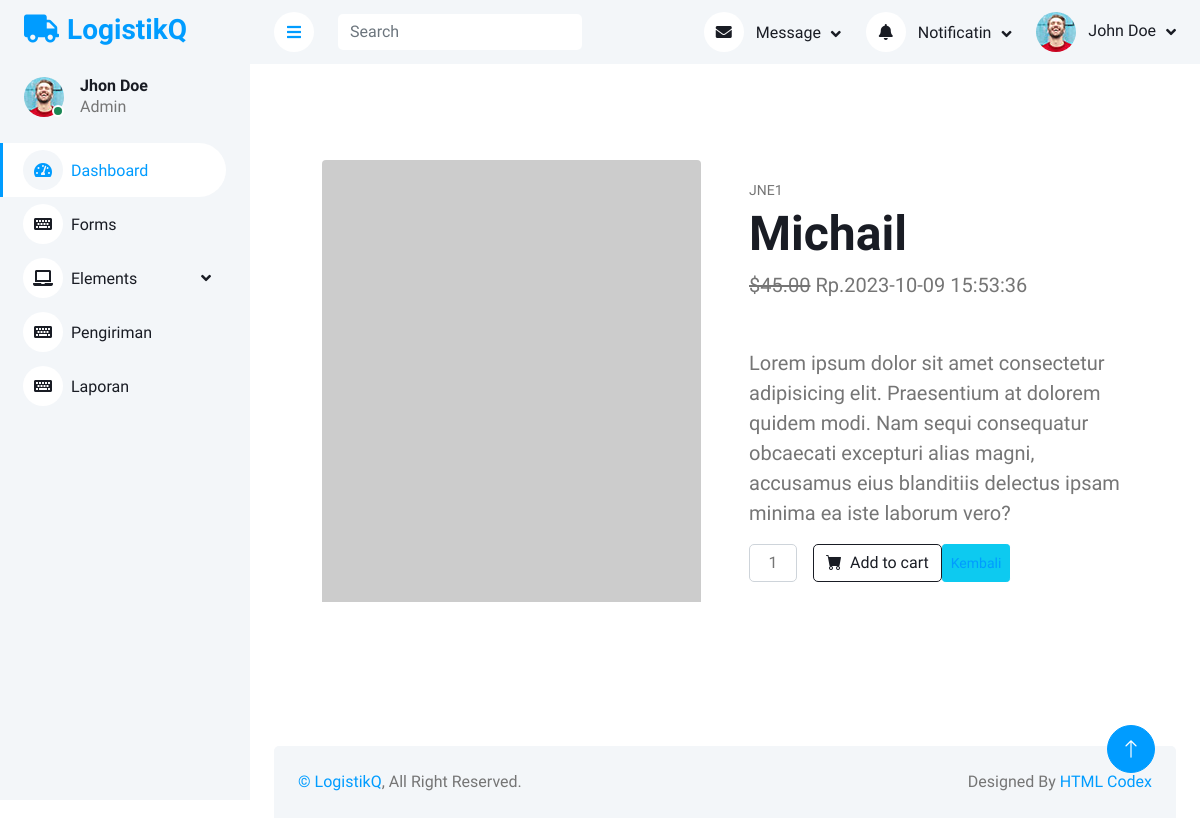
Before: /LogistikQ/index.php?url=Pages/detail_penerima/penerimaan&id=1 with the older database file.
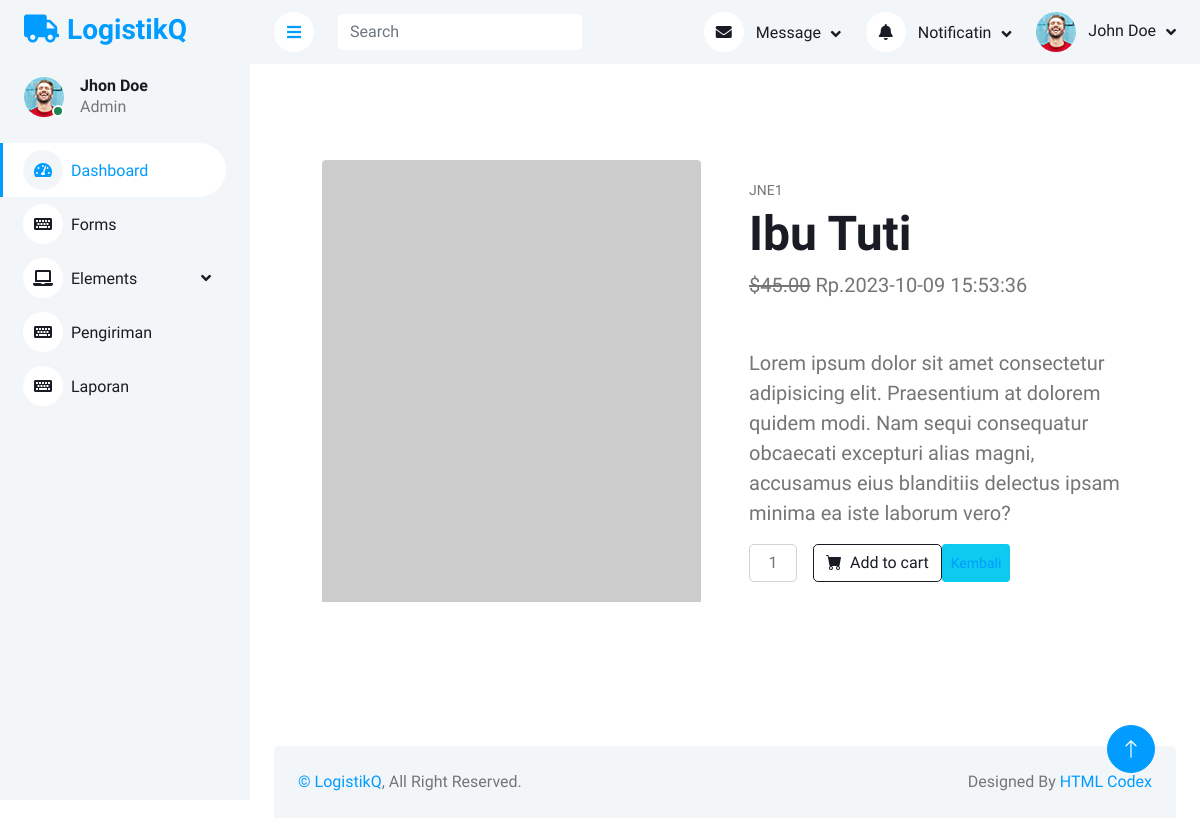
After: the same page with the newer database file.
### tables this page shows
CREATE TABLE `detail_penerimaan` (
  `id` int(11) NOT NULL,
  `kode` varchar(45) NOT NULL,
  `pengiriman_id` int(11) NOT NULL,
  `nama_penerima` varchar(45) NOT NULL,
  `waktu_penerima` datetime NOT NULL
);

### LogistikQ/models/detail_penerima.php (called while the page is built, shortened)
<?php
class detail_penerimaan
{
    private $koneksi;
    public function __construct()
    {
        global $dbh;
        $this->koneksi = $dbh;
    }
    public function getdetail_penerimaan($id)
    {
        $sql = "SELECT * FROM detail_penerimaan WHERE id=?";
        $ps = $this->koneksi->prepare($sql);
        $ps->execute([$id]);
        $rs = $ps->fetch();
        return $rs;
    }
}

### LogistikQ/Pages/detail_penerima/penerimaan.php (the view)
<?php
$id = $_REQUEST['id'];
$model = new detail_penerimaan();
$produk = $model->getdetail_penerimaan($id);
?>
<section class="py-5">
            <div class="container px-4 px-lg-5 my-5">
                <div class="row gx-4 gx-lg-5 align-items-center">
                    <div class="col-md-6"><img class="card-img-top mb-5 mb-md-0" src="https://dummyimage.com/600x700/dee2e6/6c757d.jpg" alt="..." /></div>
                    <div class="col-md-6">
                        <div class="small mb-1"><?= $produk['kode']?></div>
                        <h1 class="display-5 fw-bolder"><?= $produk['nama_penerima']?></h1>
                        <div class="fs-5 mb-5">
                            <span class="text-decoration-line-through">$45.00</span>
                            <span>Rp.<?= $produk['waktu_penerima']?></span>
                        </div>
                        <p class="lead">Lorem ipsum dolor sit amet consectetur adipisicing elit. Praesentium at dolorem quidem modi. Nam sequi consequatur obcaecati excepturi alias magni, accusamus eius blanditiis delectus ipsam minima ea iste laborum vero?</p>
                        <div class="d-flex">
                            <input class="form-control text-center me-3" id="inputQuantity" type="num" value="1" style="max-width: 3rem" />
                            <button class="btn btn-outline-dark flex-shrink-0" type="button">
                                <i class="bi-cart-fill me-1"></i>
                                Add to cart
                                </button>
                            <button type="button" class="btn btn-sm btn-info"><a href="index.php?url=dtdetail_penerima">Kembali</button>
                        </div>
                    </div>
                </div>
            </div>
        </section>

### LogistikQ/template/top.php (shortened to what this page needs)
<!DOCTYPE html>
<html lang="en">
<head>
    <link href="https://cdnjs.cloudflare.com/ajax/libs/font-awesome/5.10.0/css/all.min.css" rel="stylesheet">
    <link href="https://cdn.jsdelivr.net/npm/bootstrap-icons@1.4.1/font/bootstrap-icons.css" rel="stylesheet">
    <link href="lib/owlcarousel/assets/owl.carousel.min.css" rel="stylesheet">
    <link href="lib/tempusdominus/css/tempusdominus-bootstrap-4.min.css" rel="stylesheet" />
    <link href="css/bootstrap.min.css" rel="stylesheet">
    <link href="css/style.css" rel="stylesheet">
</head>
<body>
    <div class="container-fluid position-relative bg-white d-flex p-0">

### LogistikQ/template/sizebar.php (shortened to what this page needs)
<div class="sidebar pe-4 pb-3">
            <nav class="navbar bg-light navbar-light">
                <a href="index.html" class="navbar-brand mx-4 mb-3">
                    <h3 class="text-primary"><i class="fa fa-truck me-2"></i>LogistikQ</h3>
                </a>
                <div class="d-flex align-items-center ms-4 mb-4">
                    <div class="position-relative">
                        <img class="rounded-circle" src="img/user.jpg" alt="" style="width: 40px; height: 40px;">
                        <div class="bg-success rounded-circle border border-2 border-white position-absolute end-0 bottom-0 p-1"></div>
                    </div>
                    <div class="ms-3">
                        <h6 class="mb-0">Jhon Doe</h6>
                        <span>Admin</span>
                    </div>
                </div>
                <div class="navbar-nav w-100">
                    <a href="index.php?url=dashboard" class="nav-item nav-link active"><i class="fa fa-tachometer-alt me-2"></i>Dashboard</a>
                    <a href="index.php?url=Pages/Kirim/form_kirim" class="nav-item nav-link"><i class="fa fa-keyboard me-2"></i>Forms</a>
                    <div class="nav-item dropdown">
                        <a href="#" class="nav-link dropdown-toggle" data-bs-toggle="dropdown"><i class="fa fa-laptop me-2"></i>Elements</a>
                    </div>
                    <a href="index.php?url=Pages/Kirim/dtKirim" class="nav-item nav-link"><i class="fa fa-keyboard me-2"></i>Pengiriman</a>
                    <a href="index.php?url=#" class="nav-item nav-link"><i class="fa fa-keyboard me-2"></i>Laporan</a>
                </div>
            </nav>
        </div>

### LogistikQ/template/navbar.php (shortened to what this page needs)
<div class="content">
            <nav class="navbar navbar-expand bg-light navbar-light sticky-top px-4 py-0">
                <a href="#" class="sidebar-toggler flex-shrink-0">
                    <i class="fa fa-bars"></i>
                </a>
                <form class="d-none d-md-flex ms-4">
                    <input class="form-control border-0" type="search" placeholder="Search">
                </form>
                <div class="navbar-nav align-items-center ms-auto">
                    <div class="nav-item dropdown">
                        <a href="#" class="nav-link dropdown-toggle" data-bs-toggle="dropdown">
                            <i class="fa fa-envelope me-lg-2"></i>
                            <span class="d-none d-lg-inline-flex">Message</span>
                        </a>
                    </div>
                    <div class="nav-item dropdown">
                        <a href="#" class="nav-link dropdown-toggle" data-bs-toggle="dropdown">
                            <i class="fa fa-bell me-lg-2"></i>
                            <span class="d-none d-lg-inline-flex">Notificatin</span>
                        </a>
                    </div>
                    <div class="nav-item dropdown">
                        <a href="#" class="nav-link dropdown-toggle" data-bs-toggle="dropdown">
                            <img class="rounded-circle me-lg-2" src="img/user.jpg" alt="" style="width: 40px; height: 40px;">
                            <span class="d-none d-lg-inline-flex">John Doe</span>
                        </a>
                    </div>
                </div>
            </nav>

### LogistikQ/index.php (shortened to what this page needs)
<?php
include_once 'databases/koneksi.php';
include_once 'models/detail_penerima.php';
include_once 'template/top.php';
include_once 'template/sizebar.php';
include_once 'template/navbar.php';
?>
<div>
    <div class="container-fluid px-4">
        <?php
        $url = !isset($_GET['url']) ? 'dashboard' : $_GET['url'];
        if ($url == 'dashboard') {
            include_once 'dashboard.php';
        } else if (!empty($url)) {
            include_once '' . $url . '.php';
        } else {
            include_once 'dashboard.php';
        }
        ?>
    </div>
</div>
<?php
include_once 'template/button.php';
?>

### LogistikQ/template/button.php (shortened to what this page needs)
<div class="container-fluid pt-4 px-4">
                <div class="bg-light rounded-top p-4">
                    <div class="row">
                        <div class="col-12 col-sm-6 text-center text-sm-start">
                            &copy; <a href="index.php?url=dashboard">LogistikQ</a>, All Right Reserved.
                        </div>
                        <div class="col-12 col-sm-6 text-center text-sm-end">
                            Designed By <a href="https://htmlcodex.com">HTML Codex</a>
                        </div>
                    </div>
                </div>
            </div>
        </div>
        <a href="#" class="btn btn-lg btn-primary btn-lg-square back-to-top"><i class="bi bi-arrow-up"></i></a>
    </div>
</body>
</html>

### LogistikQ/css/style.css (style rules this page uses)
:root { --primary: #009CFF; --light: #F3F6F9; --dark: #191C24; }
.back-to-top { position: fixed; display: none; right: 45px; bottom: 45px; z-index: 99; }
.btn { transition: .5s; }
.btn.btn-primary { color: #FFFFFF; }
.btn-lg-square { width: 48px; height: 48px; }
.btn-square, .btn-sm-square, .btn-lg-square { padding: 0; display: inline-flex; align-items: center; justify-content: center; font-weight: normal; border-radius: 50px; }
.sidebar { position: fixed; top: 0; left: 0; bottom: 0; width: 250px; height: 100vh; overflow-y: auto; background: var(--light); transition: 0.5s; z-index: 999; }
.content { margin-left: 250px; min-height: 100vh; background: #FFFFFF; transition: 0.5s; }
@media (min-width: 992px) { .sidebar { margin-left: 0; } }
@media (min-width: 992px) { .content { width: calc(100% - 250px); } }
.sidebar .navbar .navbar-nav .nav-link { padding: 7px 20px; color: var(--dark); font-weight: 500; border-left: 3px solid var(--light); border-radius: 0 30px 30px 0; outline: none; }
.sidebar .navbar .navbar-nav .nav-link:hover, .sidebar .navbar .navbar-nav .nav-link.active { color: var(--primary); background: #FFFFFF; border-color: var(--primary); }
.sidebar .navbar .navbar-nav .nav-link i { width: 40px; height: 40px; display: inline-flex; align-items: center; justify-content: center; background: #FFFFFF; border-radius: 40px; }
.sidebar .navbar .navbar-nav .nav-link:hover i, .sidebar .navbar .navbar-nav .nav-link.active i { background: var(--light); }
.sidebar .navbar .dropdown-toggle::after { position: absolute; top: 15px; right: 15px; border: none; content: "\f107"; font-family: "Font Awesome 5 Free"; font-weight: 900; transition: .5s; }
.content .navbar .navbar-nav .nav-link { margin-left: 25px; padding: 12px 0; color: var(--dark); outline: none; }
.content .navbar .sidebar-toggler, .content .navbar .navbar-nav .nav-link i { width: 40px; height: 40px; display: inline-flex; align-items: center; justify-content: center; background: #FFFFFF; border-radius: 40px; }
.content .navbar .dropdown-toggle::after { margin-left: 6px; vertical-align: middle; border: none; content: "\f107"; font-family: "Font Awesome 5 Free"; font-weight: 900; transition: .5s; }

Changed rows visible on the page:
changed detail_penerimaan "JNE1": nama_penerima "Michail" → "Ibu Tuti"
